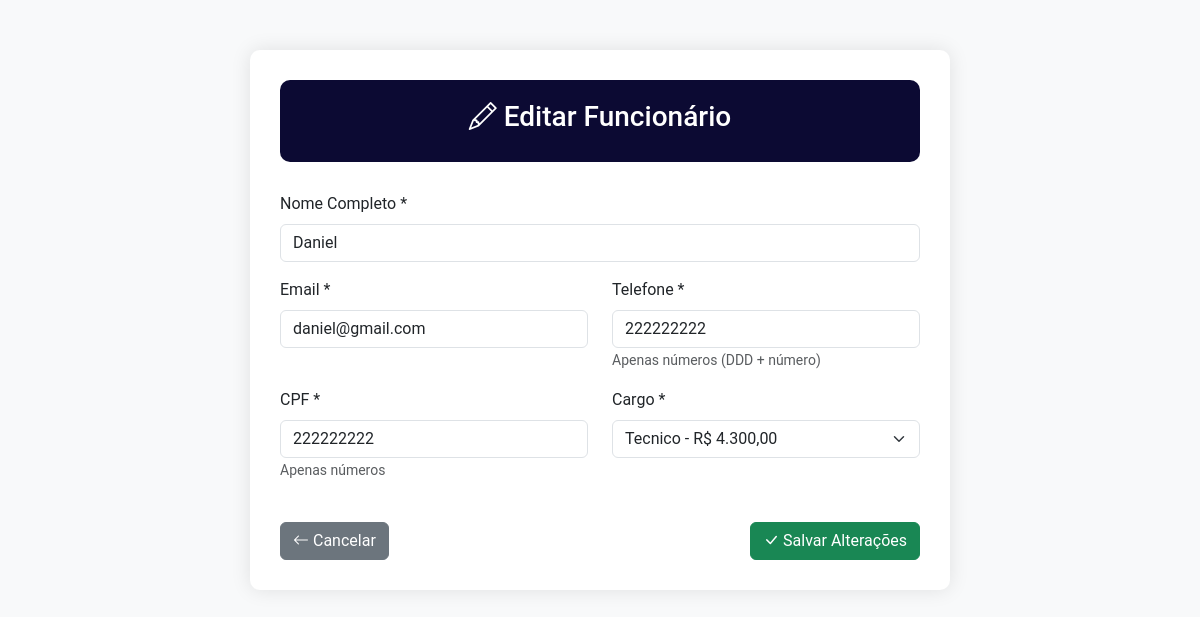
/restrito/pastas_admin/FUNCIONARIOS/editar_funcionario.php?id=2 (signed in), run on the app's committed database.
### tables this page shows
CREATE TABLE funcionarios (
id INT AUTO_INCREMENT PRIMARY KEY,
nome VARCHAR(128) NOT NULL,
email VARCHAR(128) NOT NULL,
telefone VARCHAR(11) NOT NULL,
cpf VARCHAR(11) NOT NULL,
cargo INT NOT NULL,
FOREIGN KEY (cargo) REFERENCES cargos(id)
);

### restrito/pastas_admin/FUNCIONARIOS/editar_funcionario.php (the view, shortened to what this page needs)
<?php
include "../../conexao.php";
$id = (int)$_GET['id'];
$sql = "SELECT * FROM funcionarios WHERE id = $id";
$result = mysqli_query($conn, $sql);
$funcionario = mysqli_fetch_assoc($result);
$sql_cargos = "SELECT id, funcao, salario FROM cargos ORDER BY funcao ASC";
$cargos = mysqli_query($conn, $sql_cargos);
?>
<!DOCTYPE html>
<html lang="pt-BR">
<head>
    <link rel="stylesheet" href="https://cdn.jsdelivr.net/npm/bootstrap@5.3.0/dist/css/bootstrap.min.css">
    <link rel="stylesheet" href="https://cdn.jsdelivr.net/npm/bootstrap-icons/font/bootstrap-icons.css">
</head>
<body>
    <div class="form-container">
        <div class="form-header">
            <h3><i class="bi bi-pencil"></i> Editar Funcionário</h3>
        </div>
        <form action="processar_edicao.php" method="POST">
            <div class="row">
                <div class="col-md-12 mb-3">
                    <label for="nome" class="form-label">Nome Completo *</label>
                    <input type="text" class="form-control" id="nome" name="nome" value="<?php echo htmlspecialchars($funcionario['nome']); ?>" required maxlength="128">
                </div>
                <div class="col-md-6 mb-3">
                    <label for="email" class="form-label">Email *</label>
                    <input type="email" class="form-control" id="email" name="email" value="<?php echo htmlspecialchars($funcionario['email']); ?>" required maxlength="128">
                </div>
                <div class="col-md-6 mb-3">
                    <label for="telefone" class="form-label">Telefone *</label>
                    <input type="text" class="form-control" id="telefone" name="telefone" value="<?php echo $funcionario['telefone']; ?>" required maxlength="11" placeholder="11999999999">
                    <small class="text-muted">Apenas números (DDD + número)</small>
                </div>
                <div class="col-md-6 mb-3">
                    <label for="cpf" class="form-label">CPF *</label>
                    <input type="text" class="form-control" id="cpf" name="cpf" value="<?php echo $funcionario['cpf']; ?>" required maxlength="11" placeholder="00000000000">
                    <small class="text-muted">Apenas números</small>
                </div>
                <div class="col-md-6 mb-3">
                    <label for="cargo" class="form-label">Cargo *</label>
                    <select class="form-select" id="cargo" name="cargo" required>
                        <?php while ($cargo = mysqli_fetch_assoc($cargos)): ?>
                            <?php
                            $salario_formatado = 'R$ ' . number_format($cargo['salario'], 2, ',', '.');
                            $selected = ($cargo['id'] == $funcionario['cargo']) ? 'selected' : '';
                            ?>
                            <option value="<?php echo $cargo['id']; ?>" <?php echo $selected; ?>>
                                <?php echo $cargo['funcao'] . " - " . $salario_formatado; ?>
                            </option>
                        <?php endwhile; ?>
                    </select>
                </div>
            </div>
            <div class="d-flex justify-content-between mt-4">
                <a href="../FUNCIONARIOS.PHP" class="btn btn-secondary">
                    <i class="bi bi-arrow-left"></i> Cancelar
                </a>
                <button type="submit" class="btn btn-success">
                    <i class="bi bi-check-lg"></i> Salvar Alterações
                </button>
            </div>
        </form>
    </div>
</body>
</html>

### restrito/pastas_admin/FUNCIONARIOS/editar_funcionario.php (style rules this page uses)
body { background-color: #f8f9fa; font-family: 'Roboto', sans-serif; }
.form-container { max-width: 700px; margin: 50px auto; background: white; padding: 30px; border-radius: 10px; box-shadow: 0 0 20px rgba(0,0,0,0.1); }
.form-header { background-color: #0c0a33; color: white; padding: 20px; border-radius: 10px; text-align: center; margin-bottom: 30px; }

### data on the page
funcionarios: nome "Daniel", email "daniel@gmail.com", telefone "222222222", cpf "222222222"

### other printed values
form field cargo "Tecnico - R$ 4.300,00"
